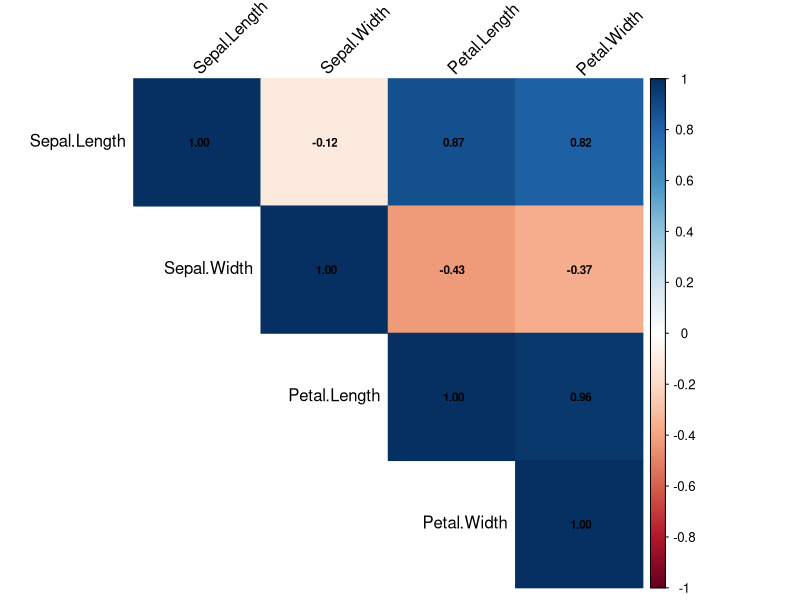

Recreate this plot in R.
# Install and load required package
install.packages("corrplot")
library(corrplot)

# Use the built-in iris dataset
data(iris)

# 1. Correlation Matrix (numeric features)
iris_numeric <- iris[, 1:4]
cor_matrix <- cor(iris_numeric)
print(cor_matrix)

# 2. Correlation Plot
corrplot(cor_matrix,
         method = "color",
         type = "upper",
         tl.col = "black",
         tl.srt = 45,
         addCoef.col = "black",
         number.cex = 0.7)

# 3. ANOVA (Analysis of Variance)
ancova_model <- aov(Sepal.Length ~ Species + Sepal.Width, data = iris)
summary(ancova_model)
